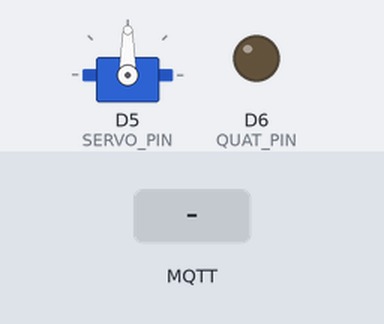
A sketch run on a simulated ESP8266 (NodeMCU). On the bench: servo, output pins drawn as LEDs (lit = HIGH). The inputs (shaded band) are chosen by the test bench. WiFi joins after 1.5 s; servers stay silent unless stated; no MQTT or app messages arrive unless stated; what the sketch prints to the serial monitor is not drawn.

Above: at 2.7 s.
2.8 s: MQTT message "Dong_cua" arrives on the first subscribed topic
At 3.2 s:
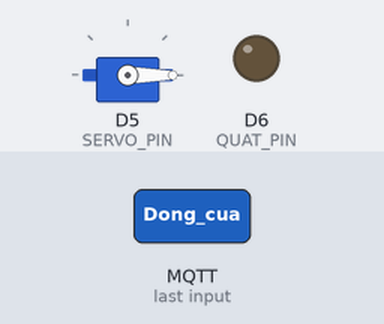
4.3 s: MQTT message "Mo_cua" arrives on the first subscribed topic
At 5.5 s:
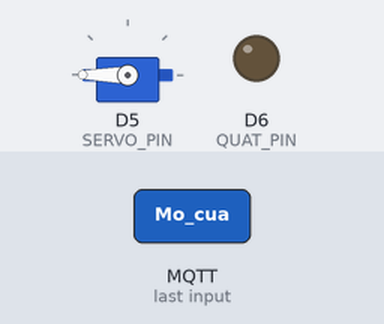
5.8 s: MQTT message "Bat_quat" arrives on the first subscribed topic
At 6.7 s:
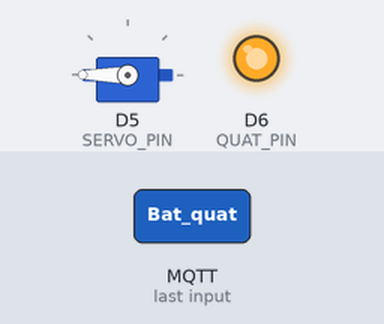
7.3 s: MQTT message "Dong_cua" arrives on the first subscribed topic
At 7.9 s:
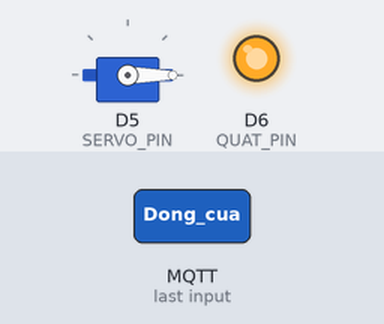
Timing chart, 0 to 9.8 s (numbered marks = the images above; inputs shaded):
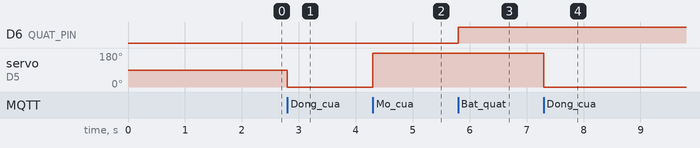

Measured:
- after the input at 2.8 s, servo on D5 (SERVO_PIN): 90° → 0° at once
- after the input at 4.3 s, servo on D5 (SERVO_PIN): 0° → 180° at once
- after the input at 5.8 s, D6 (QUAT_PIN): LOW → HIGH at once
- after the input at 7.3 s, servo on D5 (SERVO_PIN): 180° → 0° at once

The sketch:

worker2.ino
```cpp
#include <ESP8266WiFi.h>
#include <PubSubClient.h>
#include <Servo.h>

// ==== Cấu hình WiFi ====
const char* ssid = "Hmee";
const char* password = "abcd1234";

// ==== Cấu hình MQTT HiveMQ Cloud ====
const char* mqtt_server = "3663b8f8294b4aa8acb3475e026adf3b.s1.eu.hivemq.cloud";
const int mqtt_port = 8883;
const char* mqtt_user = "iot_home";
const char* mqtt_pass = "Tngan1724";
const char* mqtt_topic = "home/control";

// ==== MQTT client ====
WiFiClientSecure espClient;
PubSubClient client(espClient);

// ==== Servo & Quạt ====
Servo cuaServo;
#define SERVO_PIN D5
#define QUAT_PIN D6

// ==== Callback MQTT ====
void callback(char* topic, byte* payload, unsigned int length) {
  String cmd = "";
  for (unsigned int i = 0; i < length; i++) {
    cmd += (char)payload[i];
  }

  Serial.print("[MQTT] Lệnh nhận: ");
  Serial.println(cmd);

  // Điều khiển cửa
  if (cmd == "Dong_cua") {
    cuaServo.write(0);
  } else if (cmd == "Mo_cua") {
    cuaServo.write(180);

  }

  // Điều khiển quạt
  else if (cmd == "Bat_quat") {
    digitalWrite(QUAT_PIN, HIGH);
  } else if (cmd == "Tat_quat") {
    digitalWrite(QUAT_PIN, LOW);
  }
}

// ==== Kết nối lại MQTT ====
void reconnect() {
  while (!client.connected()) {
    Serial.println("[MQTT] Đang kết nối...");
    if (client.connect("esp8266Client", mqtt_user, mqtt_pass)) {
      Serial.println("[MQTT] Thành công!");
      client.subscribe(mqtt_topic);
    } else {
      Serial.print("[MQTT] Lỗi: ");
      Serial.println(client.state());
      delay(3000);
    }
  }
}

// ==== SETUP ====
void setup() {
  Serial.begin(9600);

  // Khởi động quạt và servo
  pinMode(QUAT_PIN, OUTPUT);
  digitalWrite(QUAT_PIN, LOW);
  cuaServo.attach(SERVO_PIN);

  // WiFi
  WiFi.begin(ssid, password);
  Serial.println("[WiFi] Đang kết nối...");
  while (WiFi.status() != WL_CONNECTED) {
    delay(500);
    Serial.print(".");
  }
  Serial.println("\n[WiFi] Đã kết nối!");
  Serial.print("[WiFi] IP: ");
  Serial.println(WiFi.localIP());

  // MQTT
  espClient.setInsecure();
  client.setServer(mqtt_server, mqtt_port);
  client.setCallback(callback);
}

// ==== LOOP ====
void loop() {
  if (!client.connected()) {
    reconnect();
  }
  client.loop();
}
```
